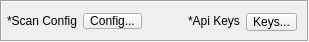
      <widget class="QFrame" name="frame">
       <property name="sizePolicy">
        <sizepolicy hsizetype="Preferred" vsizetype="Maximum">
         <horstretch>0</horstretch>
         <verstretch>0</verstretch>
        </sizepolicy>
       </property>
       <property name="minimumSize">
        <size>
         <width>0</width>
         <height>42</height>
        </size>
       </property>
       <property name="maximumSize">
        <size>
         <width>16777215</width>
         <height>42</height>
        </size>
       </property>
       <property name="styleSheet">
        <string notr="true"/>
       </property>
       <property name="frameShape">
        <enum>QFrame::Box</enum>
       </property>
       <property name="frameShadow">
        <enum>QFrame::Sunken</enum>
       </property>
       <layout class="QHBoxLayout" name="horizontalLayout_6">
        <property name="leftMargin">
         <number>5</number>
        </property>
        <property name="rightMargin">
         <number>10</number>
        </property>
        <item>
         <widget class="QLabel" name="label">
          <property name="text">
           <string>*Scan Config</string>
          </property>
         </widget>
        </item>
        <item>
         <widget class="QToolButton" name="toolButton_config">
          <property name="styleSheet">
           <string notr="true"/>
          </property>
          <property name="text">
           <string>Config...</string>
          </property>
         </widget>
        </item>
        <item>
         <spacer name="horizontalSpacer">
          <property name="orientation">
           <enum>Qt::Horizontal</enum>
          </property>
          <property name="sizeHint" stdset="0">
           <size>
            <width>40</width>
            <height>20</height>
           </size>
          </property>
         </spacer>
        </item>
        <item>
         <widget class="QLabel" name="label_4">
          <property name="sizePolicy">
           <sizepolicy hsizetype="Preferred" vsizetype="Maximum">
            <horstretch>0</horstretch>
            <verstretch>0</verstretch>
           </sizepolicy>
          </property>
          <property name="text">
           <string>*Api Keys</string>
          </property>
         </widget>
        </item>
        <item>
         <widget class="QToolButton" name="toolButton_keys">
          <property name="minimumSize">
           <size>
            <width>0</width>
            <height>18</height>
           </size>
          </property>
          <property name="font">
           <font>
            <italic>false</italic>
           </font>
          </property>
          <property name="styleSheet">
           <string notr="true"/>
          </property>
          <property name="text">
           <string>Keys...</string>
          </property>
         </widget>
        </item>
       </layout>
      </widget>
